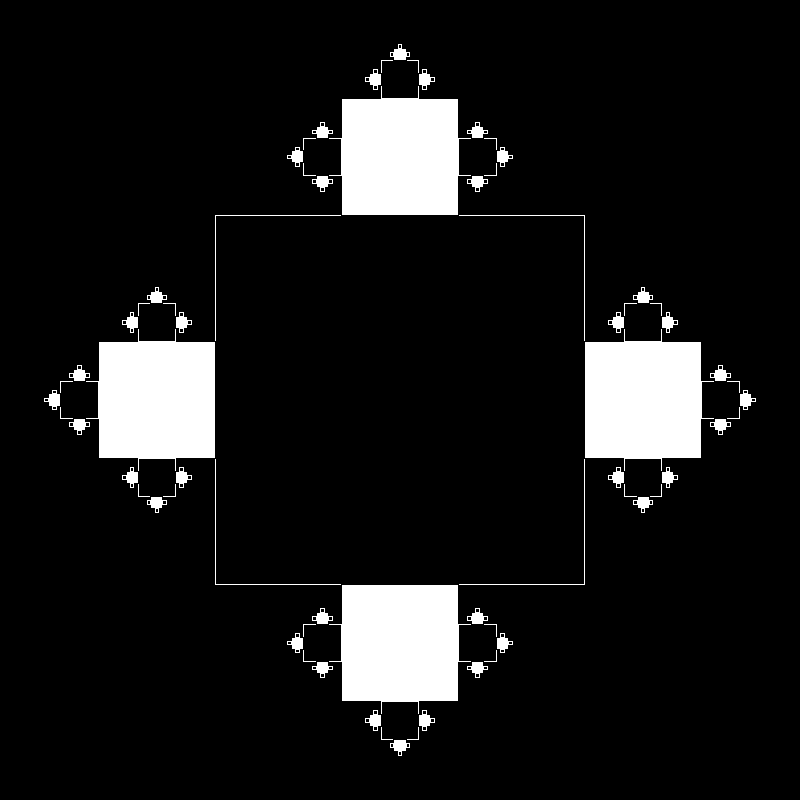
Frame 1 (no input)
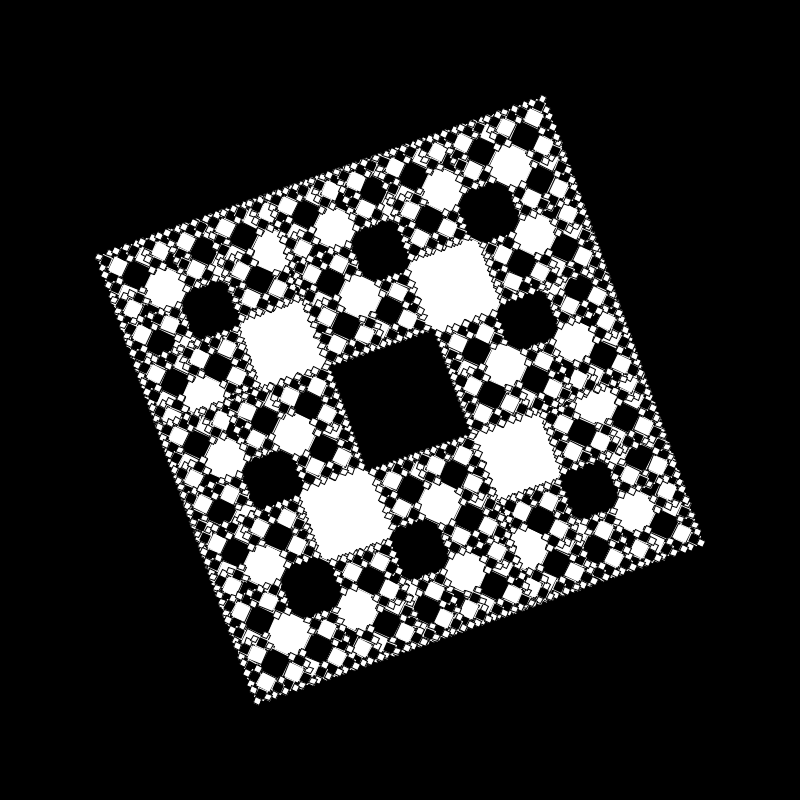
Frame 60 (the mouse pressed at the canvas centre just before this capture)
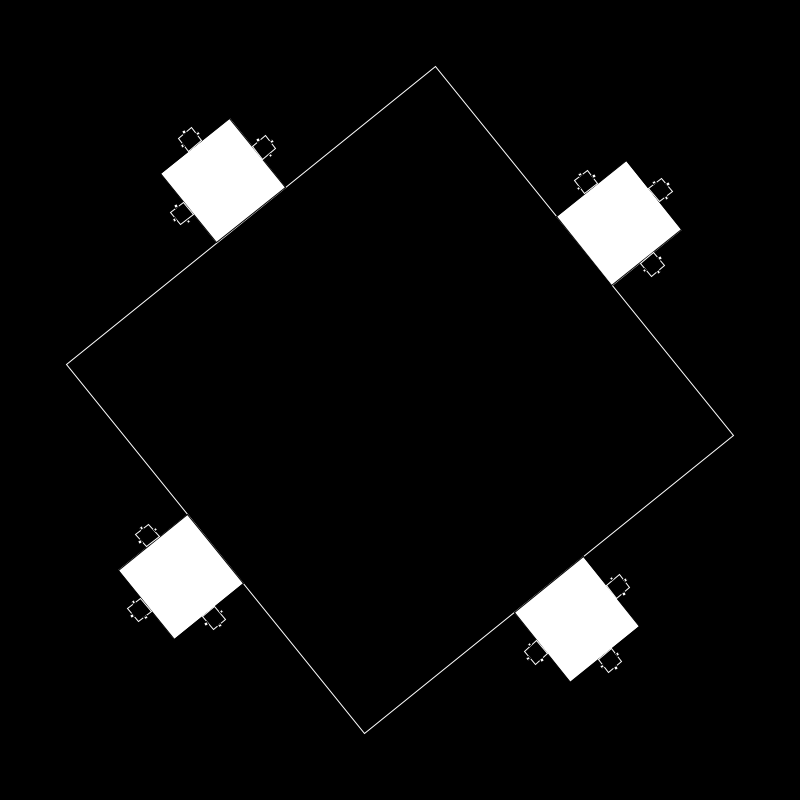
Frame 120 (the mouse held since frame 60 and released just before this capture)

The Processing sketch that drew these frames (run headless with seeded random() and noise(); from frame 60 on, the mouse is pressed at the canvas centre):

// Processing sketch: Squares_Fractal
// ── Squares_Fractal.pde
float indexInicial = 0, angulo = 0, mult;

void setup()
{
  size(800, 800);
  rectMode(CENTER);
}

void draw()
{
  background(0);
  translate(width/2, height/2);

  noFill();
  stroke(255);

  mult = map(sin(angulo), -1, 1, 0, 0.64);

  if(angulo%PI < 0.0001)
  {
    /*if(indexInicial == 0)
    {
      indexInicial = 1;
    }
    else
    {
      indexInicial = 0;
    }*/
  }
  
  rotate(angulo/4);

  angulo += 0.03;

  DrawSquare(map(sin(angulo), -1, 1, 600, 150), 0, indexInicial);
}

void DrawSquare(float size, int direcao, float index)
{
  /// ALTERNA ENTRE RGB
  /*switch((int)(index)%3)
  {
    case 0:
    fill(255, 0, 0);
  stroke(255, 0, 0);
    break;
    
    case 1:
    fill(0, 255, 0);
  stroke(0, 255, 0);
    break;
    
    case 2:
    fill(0, 0, 255);
  stroke(0, 0, 255);
    break;
  }
  */
  
  /// ALTERNA ENTRE PRETO E BRANCO
  
  fill(index%2 * 255);
  stroke((index+1)%2 * 255);
  

  rect(0, 0, size, size);

  if (size > 10)
  {
    float newSize;
    
    //newSize = size*map(mouseX, 0, width, 0, 0.64); // MANUAL RESIZE 
    newSize = size*mult; // AUTO RESIZE
    
    if (direcao != 1)
    {
      pushMatrix();
      translate(-(size/2+newSize/2), 0);
      DrawSquare(newSize, 2, index+1);
      popMatrix();
    }
    
    if (direcao != 2)
    {
      pushMatrix();
      translate((size/2+newSize/2), 0);
      DrawSquare(newSize, 1, index+1);
      popMatrix();
    }
    
    if (direcao != 3)
    {
      pushMatrix();
      translate(0, -(size/2+newSize/2));
      DrawSquare(newSize, 4, index+1);
      popMatrix();
    }
    
    if (direcao != 4)
    {
      pushMatrix();
      translate(0, (size/2+newSize/2));
      DrawSquare(newSize, 3, index+1);
      popMatrix();
    }
  }
}
